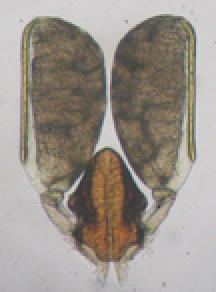
#> input picture poli.PNG, 108 x 146 px, shrunk from 229 x 309 before the run, found by its file name (shown 2 times larger)
$ jupyter execute --allow-errors opencv_trials.ipynb
#> lines starting #> are read from the running program, lines starting #| are printed output that depends on the picture; after the words box and inside, x2 and y2 are one past the last pixel; in counts of white or black regions, pixels touching at a corner belong together
[cell 1]
# Harris Corner Detector in OpenCV

import numpy as np
import cv2 as cv


filename = 'poli.png'
img = cv.imread(filename)
#> img is the input picture: shape (146, 108, 3); mean B, G, R 140, 148, 155.3

gray = cv.cvtColor(img,cv.COLOR_BGR2GRAY)
gray = np.float32(gray)

dst = cv.cornerHarris(gray,2,3,0.04)
#result is dilated for marking the corners, not important
dst = cv.dilate(dst,None)
# Threshold for an optimal value, it may vary depending on the image.
img[dst>0.01*dst.max()]=[0,0,255]
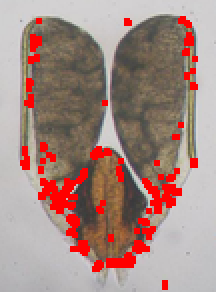
#> img: shape (146, 108, 3) (shown 2 times larger); 8.63% of pixels changed, all inside (x1, y1, x2, y2) = (10, 8, 99, 145)
#> (the rest of this cell did not finish here and is left out)

[cell 2]
# Shi-Tomasi Corner Detector

import numpy as np
import cv2 as cv
from matplotlib import pyplot as plt


img2 = cv.imread('poli.png')
gray = cv.cvtColor(img2,cv.COLOR_BGR2GRAY)
corners = cv.goodFeaturesToTrack(gray,25,0.01,10)
#> corners = 25 rows, first 8: [48, 74], [55, 131], [31, 95], [37, 110], [41, 123], [77, 96], [87, 96], [96, 80]
corners = np.int0(corners)
for i in corners:
    x,y = i.ravel()
    cv.circle(img2,(x,y),3,255,-1)
#> this loop made 25 passes
#> (x, y) on passes 1 to 12: (48, 74), (55, 131), (31, 95), (37, 110), (41, 123), (77, 96), (87, 96), (96, 80), (69, 123), (20, 97), (12, 81), (41, 86)
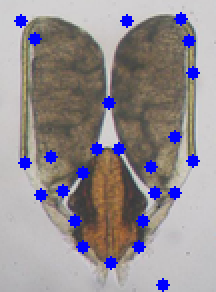
#> img2: shape (146, 108, 3) (shown 2 times larger); 4.6% of pixels changed, all inside (x1, y1, x2, y2) = (7, 6, 100, 146)
plt.imshow(img2),plt.show()

[cell 3]
# Scale-Invariant Feature Transform

import numpy as np
import cv2 as cv


img3 = cv.imread('poli.png')
gray= cv.cvtColor(img3,cv.COLOR_BGR2GRAY)
sift = cv.SIFT_create()
kp = sift.detect(gray,None)
#> kp = 91 keypoints; strongest (x, y, size): (54, 68, 7.5), (49, 74, 2.1), (75, 101, 3), (33, 97, 2)
img3=cv.drawKeypoints(gray,kp,img3)
plt.imshow(img3),plt.show()

[cell 4]
import cv2 as cv
import numpy as np
from matplotlib import pyplot as plt
img = cv.imread('poli.png',0)
#> img: shape (146, 108); min 57, max 214, mean 148.7
img2 = img.copy()
template = cv.imread('retinaculum.png',0)
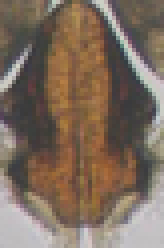
#> input picture retinaculum.PNG, 41 x 62 px, shrunk from 87 x 130 before the run, found by its file name (shown 4 times larger)
#> template: shape (62, 41); min 56, max 209, mean 111.2
w, h = template.shape[::-1]
#> w = 41; h = 62
# All the 6 methods for comparison in a list
methods = ['cv.TM_CCOEFF', 'cv.TM_CCOEFF_NORMED', 'cv.TM_CCORR',
            'cv.TM_CCORR_NORMED', 'cv.TM_SQDIFF', 'cv.TM_SQDIFF_NORMED']
for meth in methods:
    img = img2.copy()
    method = eval(meth)
    # Apply template Matching
    res = cv.matchTemplate(img,template,method)
    min_val, max_val, min_loc, max_loc = cv.minMaxLoc(res)
    # If the method is TM_SQDIFF or TM_SQDIFF_NORMED, take minimum
    if method in [cv.TM_SQDIFF, cv.TM_SQDIFF_NORMED]:
        top_left = min_loc
    else:
        top_left = max_loc
    bottom_right = (top_left[0] + w, top_left[1] + h)
    cv.rectangle(img,top_left, bottom_right, 255, 2)
    plt.subplot(121),plt.imshow(res,cmap = 'gray')
    plt.title('Matching Result'), plt.xticks([]), plt.yticks([])
    plt.subplot(122),plt.imshow(img,cmap = 'gray')
    plt.title('Detected Point'), plt.xticks([]), plt.yticks([])
    plt.suptitle(meth)
    plt.show()
#> this loop made 6 passes
#> (min_val, max_val, min_loc, top_left, bottom_right) on passes 1 to 4: (-831425, 4075211.5, (26, 0), (34, 74), (75, 136)), (-0.157, 0.963, (25, 0), (34, 74), (75, 136)), (29035160, 50342144, (33, 45), (67, 84), (108, 146)), (0.852, 0.996, (26, 0), (34, 74), (75, 136))
#> (min_val, max_val, max_loc, top_left, bottom_right) on passes 5 to 6: (315160, 18001584, (67, 84), (34, 74), (75, 136)), (0.00885, 0.331, (67, 84), (34, 74), (75, 136))
#> pass 1, `plt.show()`:
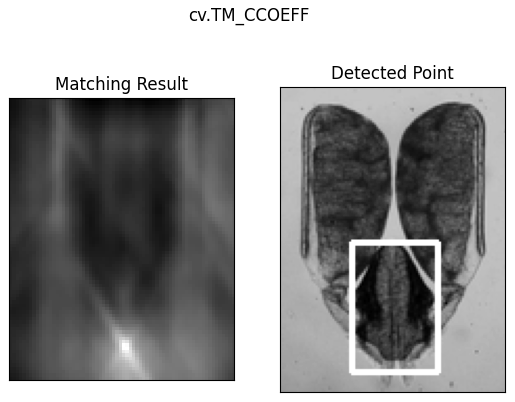
#> figure drawn by matplotlib, 2 panels
#> after the loop:
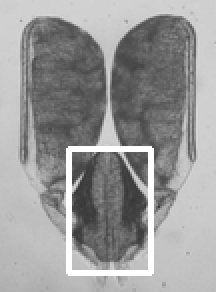
#> img: shape (146, 108) (shown 2 times larger); min 57, max 255, mean 152.9
#> after the loop:
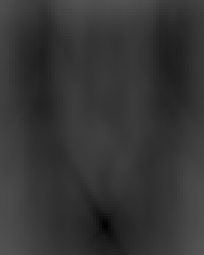
#> res: shape (85, 68) float32 (shown 3 times larger); min 0.00885, max 0.331, mean 0.21

[cell 5]
import cv2 as cv
import numpy as np
from matplotlib import pyplot as plt
img = cv.imread('polu.jpg',0)
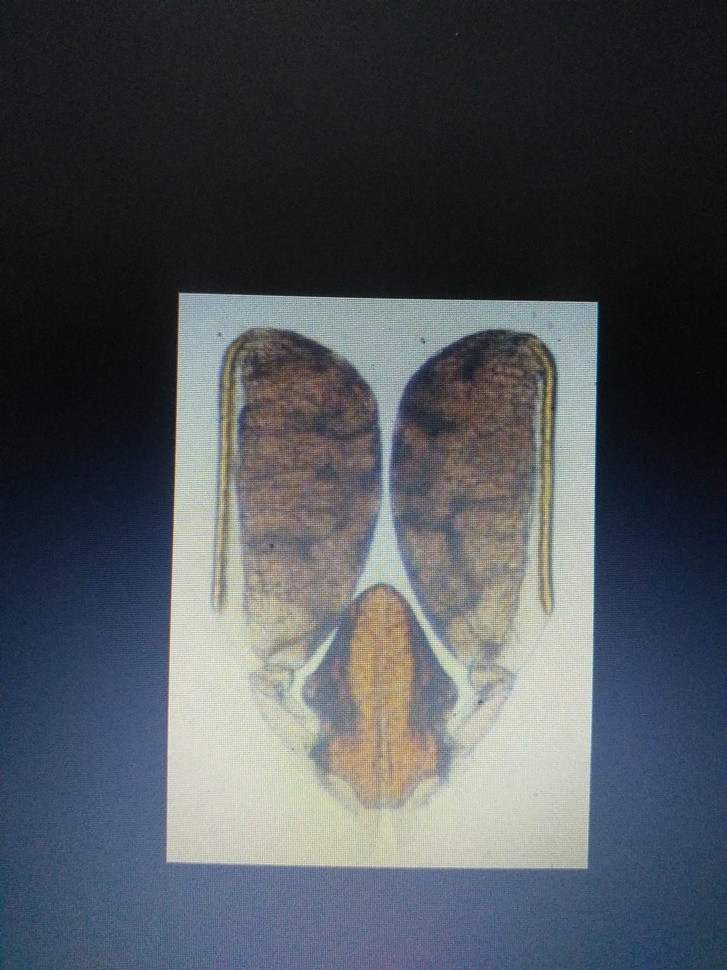
#> input picture polu.jpg, 727 x 970 px, shrunk from 1536 x 2048 before the run
#> img: shape (970, 727); min 2, max 240, mean 82
img2 = img.copy()
template = cv.imread('retinaculum.png',0)
w, h = template.shape[::-1]
# All the 6 methods for comparison in a list
methods = ['cv.TM_CCOEFF', 'cv.TM_CCOEFF_NORMED', 'cv.TM_CCORR',
            'cv.TM_CCORR_NORMED', 'cv.TM_SQDIFF', 'cv.TM_SQDIFF_NORMED']
for meth in methods:
    img = img2.copy()
    method = eval(meth)
    # Apply template Matching
    res = cv.matchTemplate(img,template,method)
    min_val, max_val, min_loc, max_loc = cv.minMaxLoc(res)
    # If the method is TM_SQDIFF or TM_SQDIFF_NORMED, take minimum
    if method in [cv.TM_SQDIFF, cv.TM_SQDIFF_NORMED]:
        top_left = min_loc
    else:
        top_left = max_loc
    bottom_right = (top_left[0] + w, top_left[1] + h)
    cv.rectangle(img,top_left, bottom_right, 255, 2)
    plt.subplot(121),plt.imshow(res,cmap = 'gray')
    plt.title('Matching Result'), plt.xticks([]), plt.yticks([])
    plt.subplot(122),plt.imshow(img,cmap = 'gray')
    plt.title('Detected Point'), plt.xticks([]), plt.yticks([])
    plt.suptitle(meth)
    plt.show()
#> this loop made 6 passes
#> (min_val, max_val, min_loc, top_left, bottom_right) on passes 1 to 4: (-2621556.5, 3441105.5, (551, 820), (510, 253), (551, 315)), (-0.638, 0.585, (550, 817), (216, 243), (257, 305)), (2737981.5, 60818360, (682, 337), (182, 689), (223, 751)), (0.549, 0.952, (593, 330), (332, 235), (373, 297))
#> (min_val, max_val, max_loc, top_left, bottom_right) on passes 5 to 6: (3750786, 31892016, (185, 659), (400, 488), (441, 550)), (0.108, 1, (0, 0), (338, 488), (379, 550))
#> pass 1, `res = cv.matchTemplate(img,template,method)`:
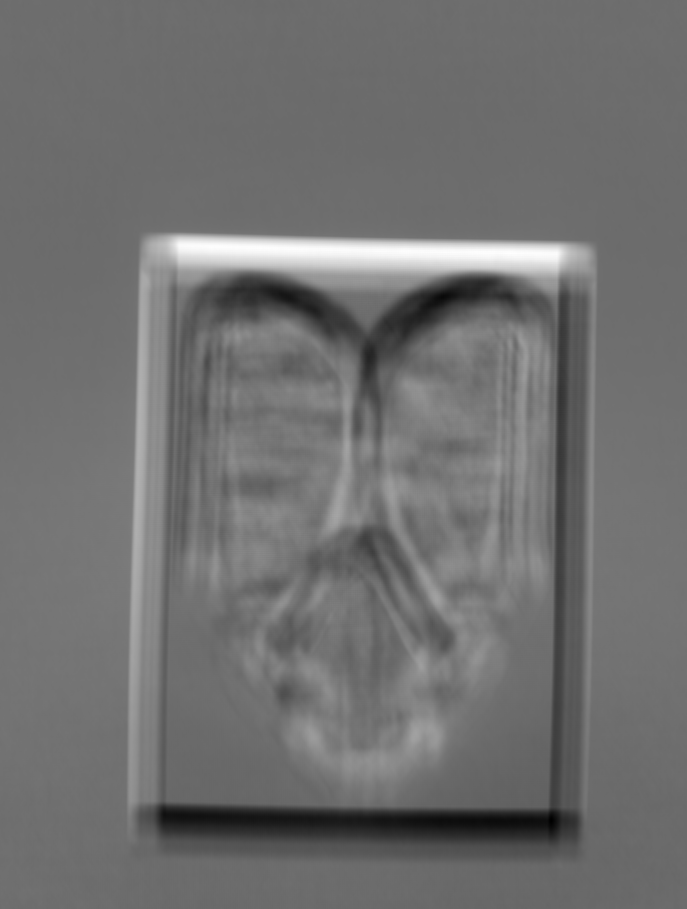
#> res: shape (909, 687) float32; min -2621556.5, max 3441105.5, mean 49209.9; drawn with min black and max white
#> pass 1, `plt.show()`:
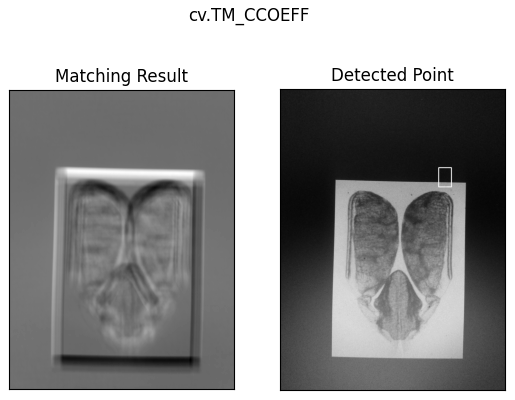
#> figure drawn by matplotlib, 2 panels
#> after the loop:
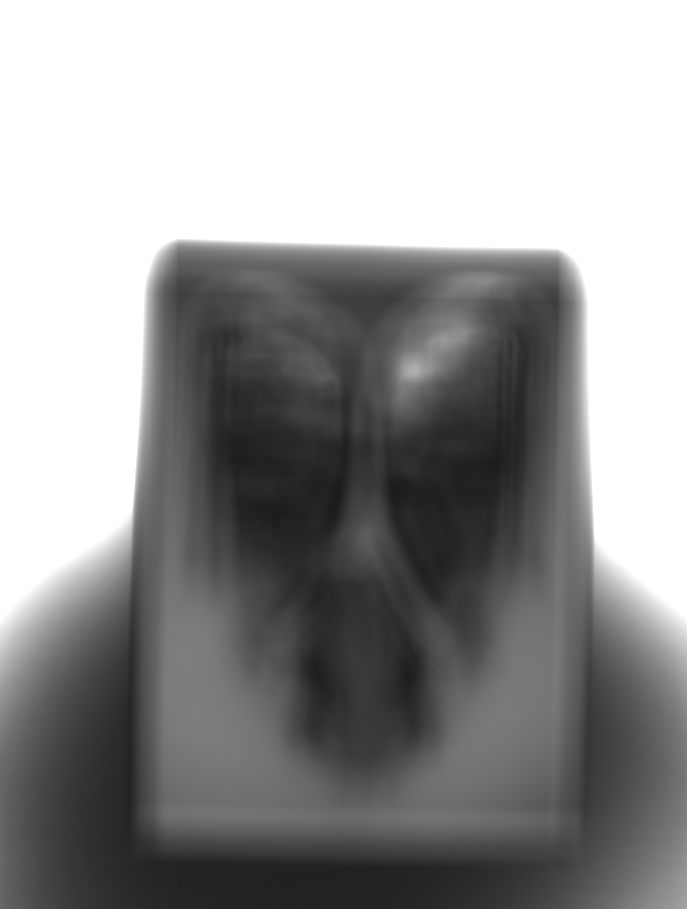
#> res: shape (909, 687) float32; min 0.108, max 1, mean 0.597
